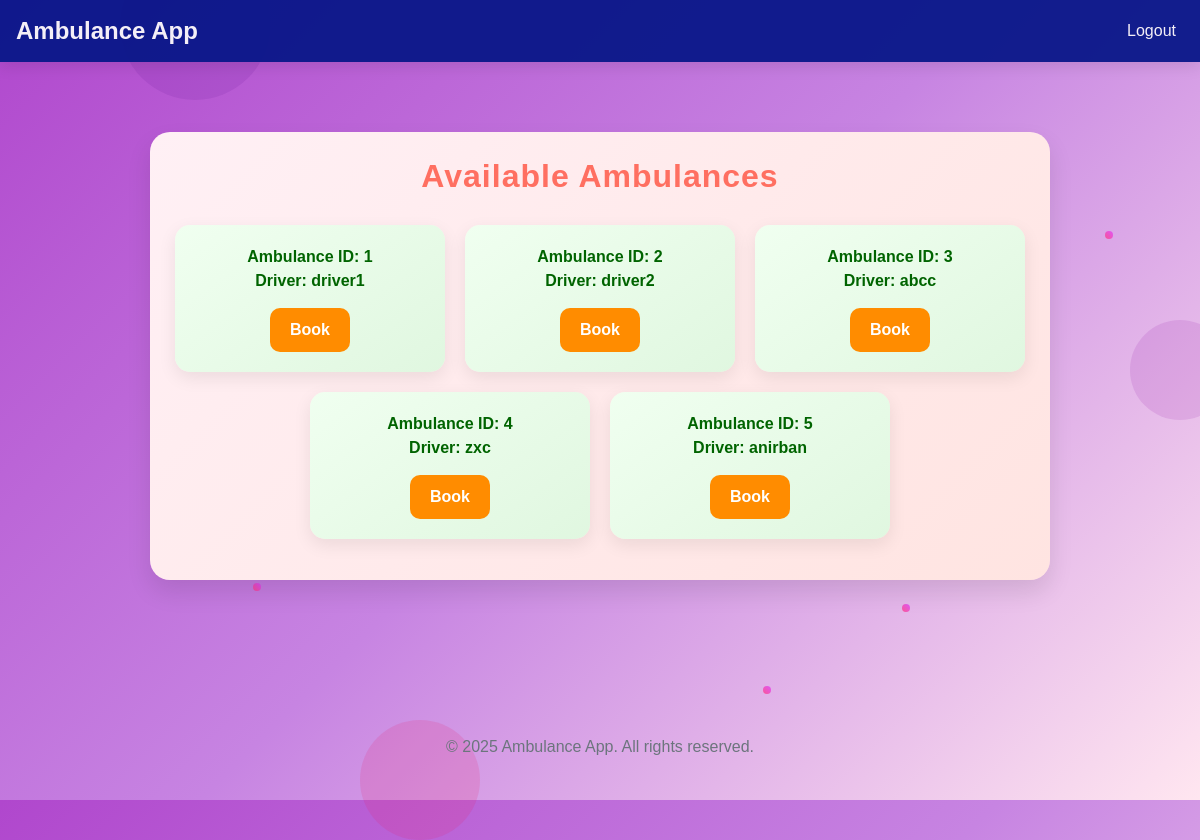
/ambulance_page (signed in), run on the app's committed database.
### models.py (models this page shows)
class Ambulance(db.Model):
    id = db.Column(db.Integer, primary_key=True)
    driver_id = db.Column(db.Integer, db.ForeignKey('user.id'), nullable=False)
    status = db.Column(db.String(10), default='active')  # 'active' or 'inactive'
    driver = db.relationship('User', backref='ambulance', uselist=False)

class User(db.Model, UserMixin):
    id = db.Column(db.Integer, primary_key=True)
    username = db.Column(db.String(150), unique=True, nullable=False)
    email = db.Column(db.String(150), unique=True, nullable=False)
    password_hash = db.Column(db.String(128), nullable=False)
    user_type = db.Column(db.String(10), nullable=False)  # 'patient' or 'driver'
    lat = db.Column(db.Float)  # Current latitude, for drivers mainly
    lng = db.Column(db.Float)  # Current longitude

### app.py (the view)
@app.route('/ambulance_page')
@login_required
def ambulance_page():
    if current_user.user_type != 'patient':
        return redirect(url_for('requests_page'))
    active_booking = Booking.query.filter_by(patient_id=current_user.id).filter(Booking.status.in_(['pending', 'confirmed'])).first()
    if active_booking:
        if active_booking.status == 'confirmed':
            return redirect(url_for('map', booking_id=active_booking.id))
        else:
            flash('You have a pending booking. Wait for confirmation.', 'info')
            return render_template('ambulance_page.html', ambulances=[], has_active_booking=True)
    ambulances = Ambulance.query.filter_by(status='active').all()
    return render_template('ambulance_page.html', ambulances=ambulances, has_active_booking=False)

### app.py (called while the page is built)
@login_manager.user_loader
def load_user(user_id):
    return User.query.get(int(user_id))

### templates/ambulance_page.html (shortened to what this page needs)
{% extends "layout.html" %}
{% block content %}
<div class="container-ambulance">
    <h2>Available Ambulances</h2>
    {% if has_active_booking %}
        <p class="active-booking">You have an active or pending booking. You cannot book another.</p>
    {% else %}
        <ul class="ambulance-list">
            {% for ambulance in ambulances %}
                <li class="ambulance-item">
                    <span>Ambulance ID: {{ ambulance.id }} <br> Driver: {{ ambulance.driver.username }}</span>
                    <a href="{{ url_for('book_ambulance', ambulance_id=ambulance.id) }}" class="btn btn-success">Book</a>
                </li>
            {% endfor %}
        </ul>
    {% endif %}
</div>
{% endblock %}

### templates/layout.html (shortened to what this page needs)
<!DOCTYPE html>
<html lang="en">
<head>
    <link rel="stylesheet" href="https://stackpath.bootstrapcdn.com/bootstrap/4.5.2/css/bootstrap.min.css">
</head>
<body>
    <div class="bg-circle"></div>
    <div class="bg-circle"></div>
    <nav class="navbar navbar-expand-lg navbar-light sticky-top">
        <a class="navbar-brand" href="{{ url_for('index') }}">Ambulance App</a>
        <div class="collapse navbar-collapse" id="navbarNav">
            <ul class="navbar-nav ml-auto">
                {% if current_user.is_authenticated %}
                    <li class="nav-item"><a class="nav-link" href="{{ url_for('logout') }}">Logout</a></li>
                {% else %}
                    <li class="nav-item"><a class="nav-link" href="{{ url_for('login') }}">Login</a></li>
                    <li class="nav-item"><a class="nav-link" href="{{ url_for('register') }}">Register</a></li>
                {% endif %}
            </ul>
        </div>
    </nav>
    <div class="container position-relative">
        {% block content %}{% endblock %}
    </div>
    <footer>
        &copy; {{ current_year|default("2025") }} Ambulance App. All rights reserved.
    </footer>
</body>
</html>

### templates/layout.html (style rules this page uses)
body { font-family: 'Arial', sans-serif; background: linear-gradient(135deg, #b047cdff, #c784e2ff, #ffe6f0); min-height: 100vh; transition: background 0.5s; overflow-x: hidden; position: relative; }
.navbar { box-shadow: 0 4px 15px rgba(0,0,0,0.1); transition: all 0.3s ease; background: rgba(8, 23, 136, 0.95) !important; }
.navbar-brand { font-weight: bold; font-size: 1.5rem; color: #f4eff7ff !important; transition: transform 0.3s, color 0.3s; }
.nav-link { transition: color 0.3s, transform 0.3s; color: #f4eff7ff !important; }
.container { padding-top: 30px; padding-bottom: 50px; position: relative; z-index: 1; }
.bg-circle { position: absolute; border-radius: 50%; background: rgba(255, 105, 180, 0.08); animation: float 6s ease-in-out infinite; pointer-events: none; z-index: 0; }
.bg-circle:nth-child(2) { width: 100px; height: 100px; top: 40%; right: -30px; background: rgba(156, 39, 176,0.15); animation-delay: 2s; }
.bg-circle:nth-child(3) { width: 120px; height: 120px; bottom: -40px; left: 30%; background: rgba(233, 30, 99,0.15); animation-delay: 4s; }
footer { text-align: center; padding: 15px; margin-top: 50px; color: #6c757d; animation: fadeInSlide 1s ease forwards; }
.container > * { animation: slideUpFade 0.8s ease forwards; opacity: 0; }

### templates/ambulance_page.html (style rules this page uses)
.container-ambulance { max-width: 900px; margin: 40px auto; padding: 25px; background: linear-gradient(135deg, #fff0f5, #ffe4e1); border-radius: 20px; box-shadow: 0 12px 25px rgba(0,0,0,0.1); text-align: center; font-family: 'Arial', sans-serif; position: relative; overflow: hidden; }
h2 { color: #ff6f61; margin-bottom: 30px; font-weight: 700; letter-spacing: 1px; }
.ambulance-list { list-style: none; padding: 0; display: flex; flex-wrap: wrap; justify-content: center; gap: 20px; }
.ambulance-item { background: linear-gradient(145deg, #f0fff0, #e0f7e0); padding: 20px 25px; border-radius: 15px; box-shadow: 0 6px 18px rgba(0,0,0,0.08); flex: 1 1 250px; max-width: 280px; display: flex; flex-direction: column; align-items: center; justify-content: space-between; transition: transform 0.3s, box-shadow 0.3s; position: relative; overflow: hidden; }
.ambulance-item span { font-weight: 600; margin-bottom: 15px; text-align: center; color: #006400; }
.btn-success { background-color: #ff8c00; border: none; padding: 10px 20px; border-radius: 10px; font-weight: 600; color: white; transition: all 0.3s; cursor: pointer; }

### data on the page
Ambulance: id "1", driver.username "driver1"
Ambulance: id "2", driver.username "driver2"
Ambulance: id "3", driver.username "abcc"
Ambulance: id "4", driver.username "zxc"
Ambulance: id "5", driver.username "anirban"

### other printed values
{{ current_year|default("2025") }} "2025"
